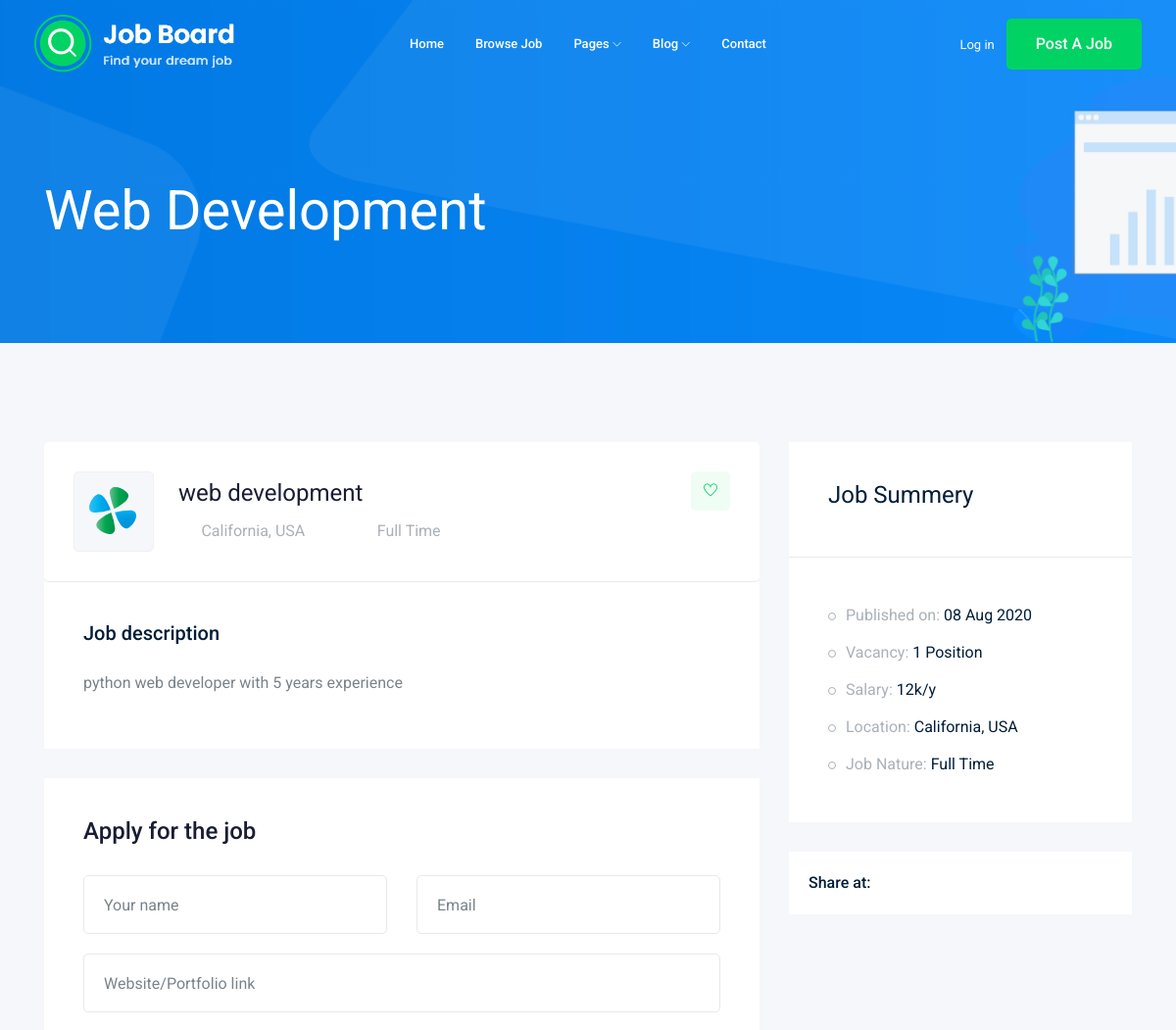
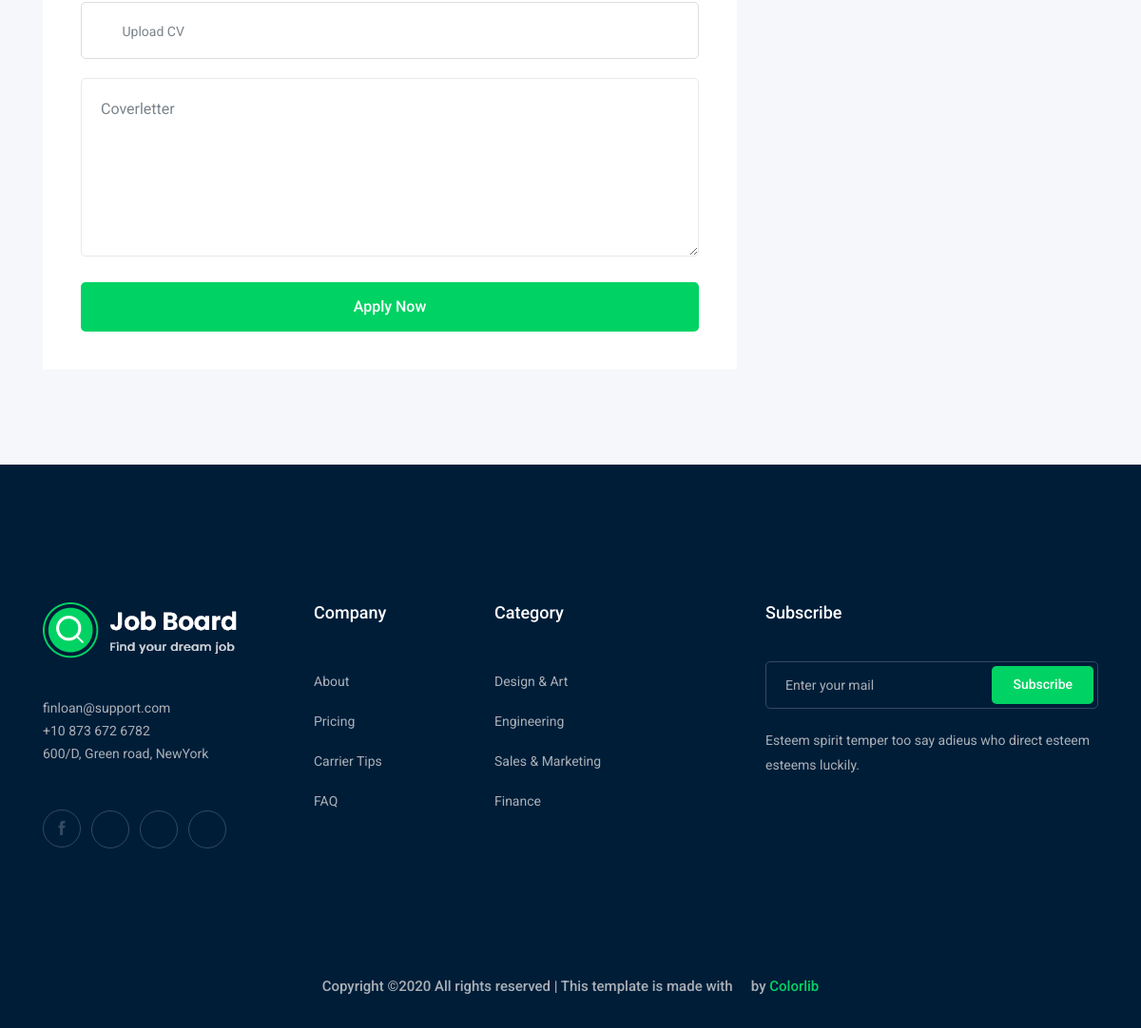
The page /jobs/web-development on the database its author committed (2 pictures, top to bottom).
### job/models.py (models this page shows, shortened)
class Job(models.Model):
    title = models.CharField(max_length=100)
    job_type = models.CharField(max_length=15, choices=JOB_TYPE)
    description = models.TextField(max_length=1000)
    published_at = models.DateTimeField(auto_now=True)
    Vacancy = models.IntegerField(default=1)
    salary = models.IntegerField(default=0)
    experience = models.IntegerField(default=1)
    category = models.ForeignKey('category', on_delete=models.CASCADE)
    image = models.ImageField(upload_to=image_upload)
    slug = models.SlugField(blank=True, null=True)
    def __str__(self):
        return self.title

### job/views.py (the view)
# urls.py: path('<str:slug>', views.job_detail, name='job_detail'),
def job_detail(request, slug):
    job_detail = Job.objects.get(slug=slug)
    context = {'job': job_detail}
    return render (request, 'job/job_detail.html', context)

### job/templates/job/job_detail.html (shortened to what this page needs)
{% extends 'base.html' %}
{% block body %}
    <div class="bradcam_area bradcam_bg_1">
        <div class="container">
            <div class="row">
                <div class="col-xl-12">
                    <div class="bradcam_text">
                        <h3>{{job}}</h3>
                    </div>
                </div>
            </div>
        </div>
    </div>
    <div class="job_details_area">
        <div class="container">
            <div class="row">
                <div class="col-lg-8">
                    <div class="job_details_header">
                        <div class="single_jobs white-bg d-flex justify-content-between">
                            <div class="jobs_left d-flex align-items-center">
                                <div class="thumb">
                                    <img src="img/svg_icon/1.svg" alt="">
                                </div>
                                <div class="jobs_conetent">
                                    <a href="#"><h4>{{job}}</h4></a>
                                    <div class="links_locat d-flex align-items-center">
                                        <div class="location">
                                            <p> <i class="fa fa-map-marker"></i> California, USA</p>
                                        </div>
                                        <div class="location">
                                            <p> <i class="fa fa-clock-o"></i> {{job.job_type}}</p>
                                        </div>
                                    </div>
                                </div>
                            </div>
                            <div class="jobs_right">
                                <div class="apply_now">
                                    <a class="heart_mark" href="#"> <i class="ti-heart"></i> </a>
                                </div>
                            </div>
                        </div>
                    </div>
                    <div class="descript_wrap white-bg">
                        <div class="single_wrap">
                            <h4>Job description</h4>
                            <p>{{job.description}}</p>
                        </div>
                    </div>
                    <div class="apply_job_form white-bg">
                        <h4>Apply for the job</h4>
                        <form action="#">
                            <div class="row">
                                <div class="col-md-6">
                                    <div class="input_field">
                                        <input type="text" placeholder="Your name">
                                    </div>
                                </div>
                                <div class="col-md-6">
                                    <div class="input_field">
                                        <input type="text" placeholder="Email">
                                    </div>
                                </div>
                                <div class="col-md-12">
                                    <div class="input_field">
                                        <input type="text" placeholder="Website/Portfolio link">
                                    </div>
                                </div>
                                <div class="col-md-12">
                                    <div class="input-group">
                                        <div class="input-group-prepend">
                                          <button type="button" id="inputGroupFileAddon03"><i class="fa fa-cloud-upload" aria-hidden="true"></i>
                                          </button>
                                        </div>
                                        <div class="custom-file">
                                          <label class="custom-file-label" for="inputGroupFile03">Upload CV</label>
                                        </div>
                                      </div>
                                </div>
                                <div class="col-md-12">
                                    <div class="input_field">
                                        <textarea name="#" id="" cols="30" rows="10" placeholder="Coverletter"></textarea>
                                    </div>
                                </div>
                                <div class="col-md-12">
                                    <div class="submit_btn">
                                        <button class="boxed-btn3 w-100" type="submit">Apply Now</button>
                                    </div>
                                </div>
                            </div>
                        </form>
                    </div>
                </div>
                <div class="col-lg-4">
                    <div class="job_sumary">
                        <div class="summery_header">
                            <h3>Job Summery</h3>
                        </div>
                        <div class="job_content">
                            <ul>
                                <li>Published on: <span>{{job.published_at|date:'d M o'}}</span></li>
                                <li>Vacancy: <span>{{job.Vacancy}} Position</span></li>
                                <li>Salary: <span>{{job.salary}}k/y</span></li>
                                <li>Location: <span>California, USA</span></li>
                                <li>Job Nature: <span> {{job.job_type}}</span></li>
                            </ul>
                        </div>
                    </div>
                    <div class="share_wrap d-flex">
                        <span>Share at:</span>
                        <ul>
                            <li><a href="#"> <i class="fa fa-facebook"></i></a> </li>
                            <li><a href="#"> <i class="fa fa-google-plus"></i></a> </li>
                            <li><a href="#"> <i class="fa fa-twitter"></i></a> </li>
                            <li><a href="#"> <i class="fa fa-envelope"></i></a> </li>
                        </ul>
                    </div>
                    <div class="job_location_wrap">
                        <div class="job_lok_inner">
                            <div id="map" style="height: 200px;"></div>
                          </div>
                    </div>
                </div>
            </div>
        </div>
    </div>
{% endblock body %}

### rows shown on the page
Job: title "Web Development", title "web development", job_type "Full Time", description "python web developer with 5 years experience", published_at "08 Aug 2020", Vacancy "1", salary "12"
